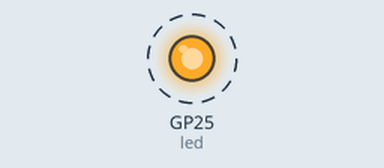
Recording of a program running on a simulated Raspberry Pi Pico running MicroPython. Parts: output pins drawn as LEDs (lit = HIGH). Dashed ring = blinking.

Above: at 0.5 s.
Timing chart, 0 to 4.6 s (numbered marks = the images above):
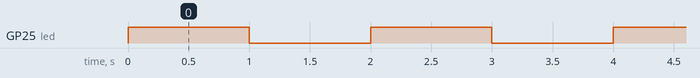

The program:

main.py
```python
# HelloWorld on Raspberry Pi Pico W

"""
HelloWorld is het eerste dat elke programmeur leert; het printen van de tekst 'Hello World' naar de console.
Als je op een microcontroller werkt is dit vaak lastiger - je hebt geen scherm, en ook niet altijd een console.
In plaats daarvan is de Hello World in de embedded wereld het laten knipperen van een LED.
Gelukkig heeft onze Pi Pico een LED ingebouwd, die gebruiken wij hier ook.

Gebruik deze code om te testen of je je Pico en ontwikkelomgeving goed hebt opgezet.

Verwacht resultaat:
- De LED op je Pico gaat steeds één seconde aan, dan één seconde uit.
- Dit herhaald oneindig.
"""

from machine import Pin
import utime

led = Pin("LED", Pin.OUT)

while True:
    led.toggle()  # Toggle the LED state
    utime.sleep(1)  # Wait for 1 second
```

Measured:
- by itself, GP25 (led): alternates HIGH for 1.0 s and LOW for 1.0 s
